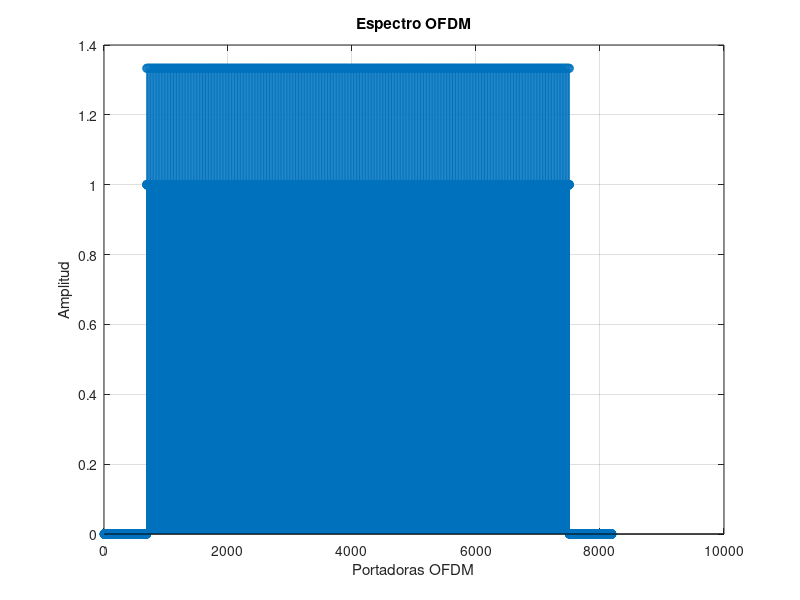
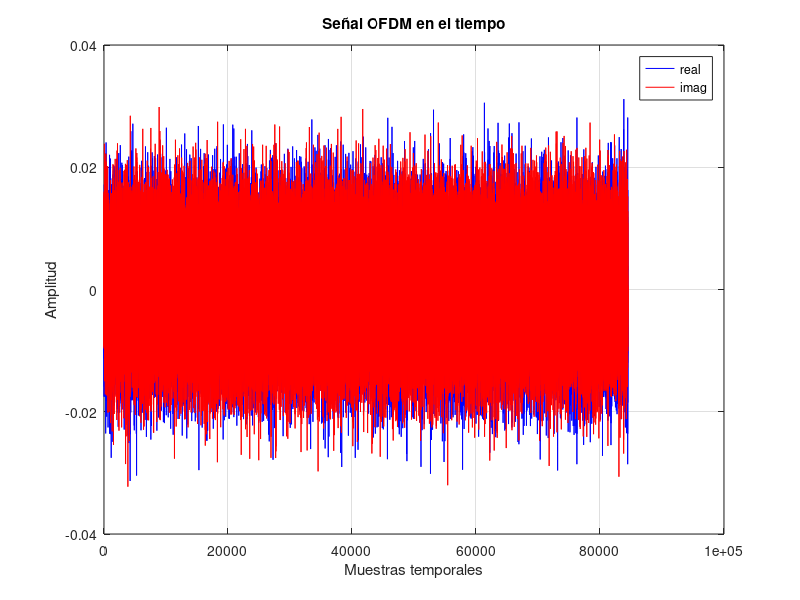
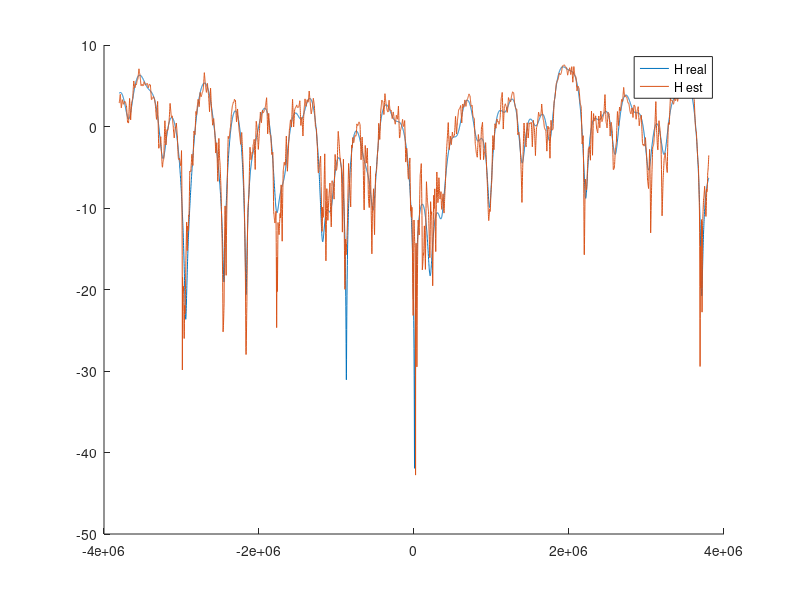
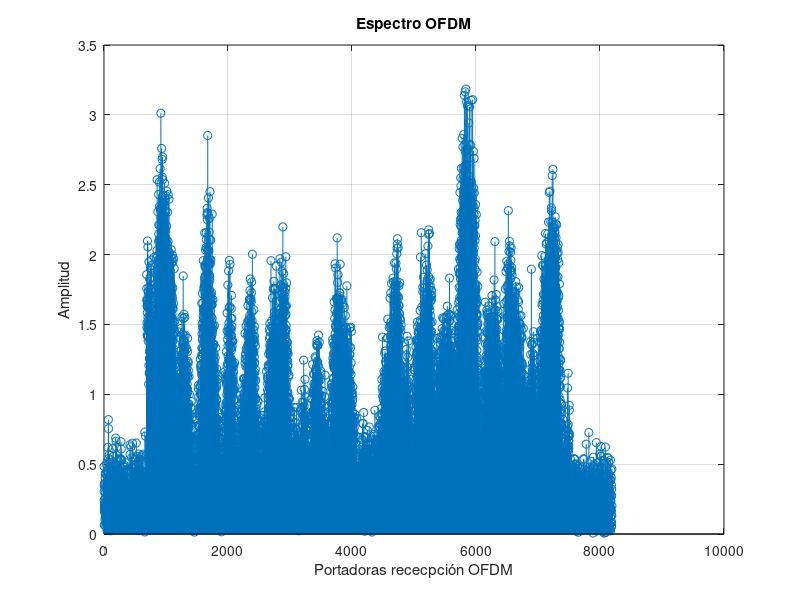

Write MATLAB code to recreate these figures, in order.
clear;
close all;
%% comentario
%% Configuración del sistema OFDM
NUM_SYMB = 10;       % Número de símbols a transmitir
SEED=100;            % Semilla para el generador de números aleatorios
CONSTEL = 'QPSK';    % Constelación utilizada BPSK o QPSK
MODO = '8K';
SNR=10;             %SNR en dB

tic

% Inicializamos el generador de números aleatorios con la semilla
rng(SEED);

% Definición de la constelación
switch MODO
    case '2K'
        N_portadoras = 1705;
        T_U = 224e-6;        % Tiempo útil
        NFFT=2048;
    case '8K'
        N_portadoras = 6817;
        T_U = 896e-6;
        NFFT=8192;
end

N_pilotos = ceil(N_portadoras/12);
NDATA=N_portadoras- N_pilotos;   
NCP = NFFT/32;            % Número de muestras del prefijo cíclico

PLOC=1:12:N_portadoras;

switch CONSTEL
    case 'BPSK'
        M=1;
        C=[1 -1];
    case 'QPSK'
        C=[1+1i 1-1i -1+1i -1-1i];
        M=2;      
end

% scatterplot(C);
% grid
% title('Constelación')

%% Transmisor
% Generación de los bits a transmitir
numbits = NUM_SYMB*NDATA*M;
bits_tx = rand(numbits, 1)>0.5; % numbits x 1

% Bits to symbols
aux  = reshape(bits_tx, M, []).'; % numbits/M x M
symb = zeros(size(aux, 1),1);     % numbits/M x 1
for k=1:M
    symb = symb + (2^(k-1))*aux(:,k); % primera columna = lsb 
end

% Mapper
const_points = C(symb+1); % numbits/M x 1
const_points = const_points./(sqrt(2));

% scatterplot(const_points);
% grid
% title('Constelación transmitida') 

% Símbolos OFDM en frecuencia (rejilla tiempo frecuencia)
ofdm_freq = zeros(NFFT, NUM_SYMB); % NFFT x NUM_SYMB
ofdm_util = ofdm_freq(ceil((NFFT-N_portadoras)/2)+(1:N_portadoras),:);

registro = ones(1,11);
registro_salida = zeros(1,N_pilotos);
for n = 1:N_pilotos
    % registro_salida = [registro(end),registro_salida(1:end-1)];
    registro_salida(n) = registro(end);
    registro = [xor(registro(end),registro(end-2)),registro(1:(end-1))];
end

pilotos = zeros(N_pilotos,10);
for n = 1:NUM_SYMB
    pilotos(:,n) = 4/3*2*(0.5-registro_salida);
end

ofdm_util(PLOC,:) = pilotos;
ofdm_util(ofdm_util==0) = const_points;
ofdm_freq(ceil((NFFT-N_portadoras)/2)+(1:N_portadoras),:) = ofdm_util;

figure
stem(abs(ofdm_freq(:,1))); % Pintamos un único símbolo
grid
xlabel('Portadoras OFDM');
ylabel('Amplitud');
title('Espectro OFDM')

% ifftshift permite pasar de una representación del espectro con el f=0 en el
% centro a una representación con f=0 a la izquierda.
% Importante el 1 para hacer la transformación en la dimensión correcta
ofdm_freq=ifftshift(ofdm_freq, 1); % NFFT x NUM_SYMB


% Modulacion OFDM
% Importante el 1 para hacer la transformación en la dimensión correcta
ofdm_time = ifft(ofdm_freq, NFFT, 1); % NFFT x NUM_SYMB

% Prefijo cíclico de forma matricial
ofdm_time = [ofdm_time(end-(NCP-1):end, :); ofdm_time];

% Salida secuencial (el : lee por columnas)
tx = ofdm_time(:); % (NFFT+NCP)·NUM_SYMB x 1
 
figure
plot(real(tx), 'b-');
hold on
plot(imag(tx), 'r-');
xlabel('Muestras temporales');
ylabel('Amplitud');
legend('real', 'imag');
grid
title('Señal OFDM en el tiempo')

% Espectro de la señal transmitida
% figure
% pwelch(tx);

%% Canal AWGN


% Canal real

parametros = [0.057662 1.003019 4.855121
0.176809 5.422091 3.419109
0.407163 0.518650 5.864470
0.303585 2.751772 2.215894
0.258782 0.602895 3.758058
0.061831 1.016585 5.430202
0.150340 0.143556 3.952093
0.051534 0.153832 1.093586
0.185074 3.324866 5.775198
0.400967 1.935570 0.154459
0.295723 0.429948 5.928383
0.350825 3.228872 3.053023
0.262909 0.848831 0.628578
0.225894 0.073883 2.128544
0.170996 0.203952 1.099463
0.149723 0.194207 3.462951
0.240140 0.924450 3.664773
0.116587 1.381320 2.833799
0.221155 0.640512 3.334290
0.259730 1.368671 0.393889];

rho_i = parametros(:,1);
tau_i = parametros(:,2)*10^-6;
theta_i = parametros(:,3);


delta_f = 1/T_U;
k = (-NFFT/2:NFFT/2-1);

H_real = zeros(NFFT,1);
% for n= 1:2048
%     H_real(n,1) = sum(rho_i.*exp(-1i*theta_i).*exp(-1i*2*pi*k(n)*delta_f*tau_i));
% end

for n = 1:20
    H_real = H_real + rho_i(n)*exp(-1i*theta_i(n))*exp(-1i*2*pi*k.'*delta_f*tau_i(n));
end

figure, hold on, plot((-floor(N_portadoras/2):ceil(N_portadoras/2)-1)*delta_f,20*log10(abs(H_real(NFFT/2-floor(N_portadoras/2):NFFT/2+ceil(N_portadoras/2)-1))))


h_real_tiempo = ifft(ifftshift(H_real),NFFT,1);

rx_antena = conv(h_real_tiempo,tx);
rx_antena = rx_antena(1:end-(NFFT-1),1);

% figure
% plot(real(rx_antena), 'b-');
% hold on
% plot(imag(rx_antena), 'r-');
% xlabel('Muestras temporales');
% ylabel('Amplitud');
% legend('real', 'imag');
% grid
% title('Señal OFDM en el tiempo')


% Ruido
Ps = mean(tx.*conj(tx)); % Potencia de señal
nsr = 10^(-SNR/10);      % Pn/Ps

noise = (randn(size(tx))+1i*randn(size(tx))) / sqrt(2); % Ruido complejo de potencia 1
noise = sqrt(Ps*nsr).*noise; % Ruido complejo de potencia Ps*snr
% Alternativa a las dos líneas anteriores:
% noise = wgn(size(tx,1), 1, Ps*nsr, 'complex');

rx = rx_antena+noise;
% rx = rx_antena;

% Return termina la ejecución del script. Las líneas de después no se
% ejecutarán
% return


%% Receptor
% TO-DO: Receptor (operaciones inversas al transmisor)

ofdm_time_r_NCP = reshape(rx,NFFT+NCP,NUM_SYMB);

ofdm_time_r=ofdm_time_r_NCP(NCP+1:end,:);

ofdm_freq_r=fft(ofdm_time_r,NFFT,1);

ofdm_freq_r= fftshift(ofdm_freq_r,1);

ofdm_util_r =ofdm_freq_r(ceil((NFFT-N_portadoras)/2)+(1:N_portadoras),:);

% scatterplot(ofdm_util_r(:,1))

figure
stem(abs(ofdm_freq_r(:,1))); % Pintamos un único símbolo
grid
xlabel('Portadoras rececpción OFDM');
ylabel('Amplitud');
title('Espectro OFDM')


H_est = zeros(N_portadoras,1);
% H_est(PLOC,1) = H_real(PLOC+NFFT/2-ceil(1705/2),1);
H_est(PLOC,1) = ofdm_util_r(PLOC,1)./pilotos(:,1);

% Interpolación lineal de H_est
x = 1:12;
for n = 1:N_pilotos-1 % ceil(PLOC/12)
    b = H_est((n-1)*12+1);
    a = (H_est(12*n+1) - H_est((n-1)*12+1))/12;
    y = a*x + b;
    H_est((n-1)*12+2:12*n+1) = y;
end

figure(3)
plot((-floor(N_portadoras/2):ceil(N_portadoras/2)-1)*delta_f,20*log10(abs(H_est)))
legend('H real','H est')


% División en frecuencia Tx = Rx / H_est
S_tx = ofdm_util_r./H_est;

% Quitamos los pilotos
S_tx(PLOC,:) = []; 

% Concatenar los bits recibidos
rx_constel = reshape(S_tx,(N_portadoras-N_pilotos)*NUM_SYMB,1).';

scatterplot(rx_constel);

% Demap
switch CONSTEL
    case 'BPSK'
        bits_rx = rx_constel<0;
    case 'QPSK'
        bits_rx = zeros(1,length(rx_constel)*2);
        bits_rx(2:2:end) = real(rx_constel)<0;
        bits_rx(1:2:end) = imag(rx_constel)<0;
end

BER = mean(xor(bits_rx, bits_tx.'));
fprintf(1, 'BER = %f\n', BER);
toc
